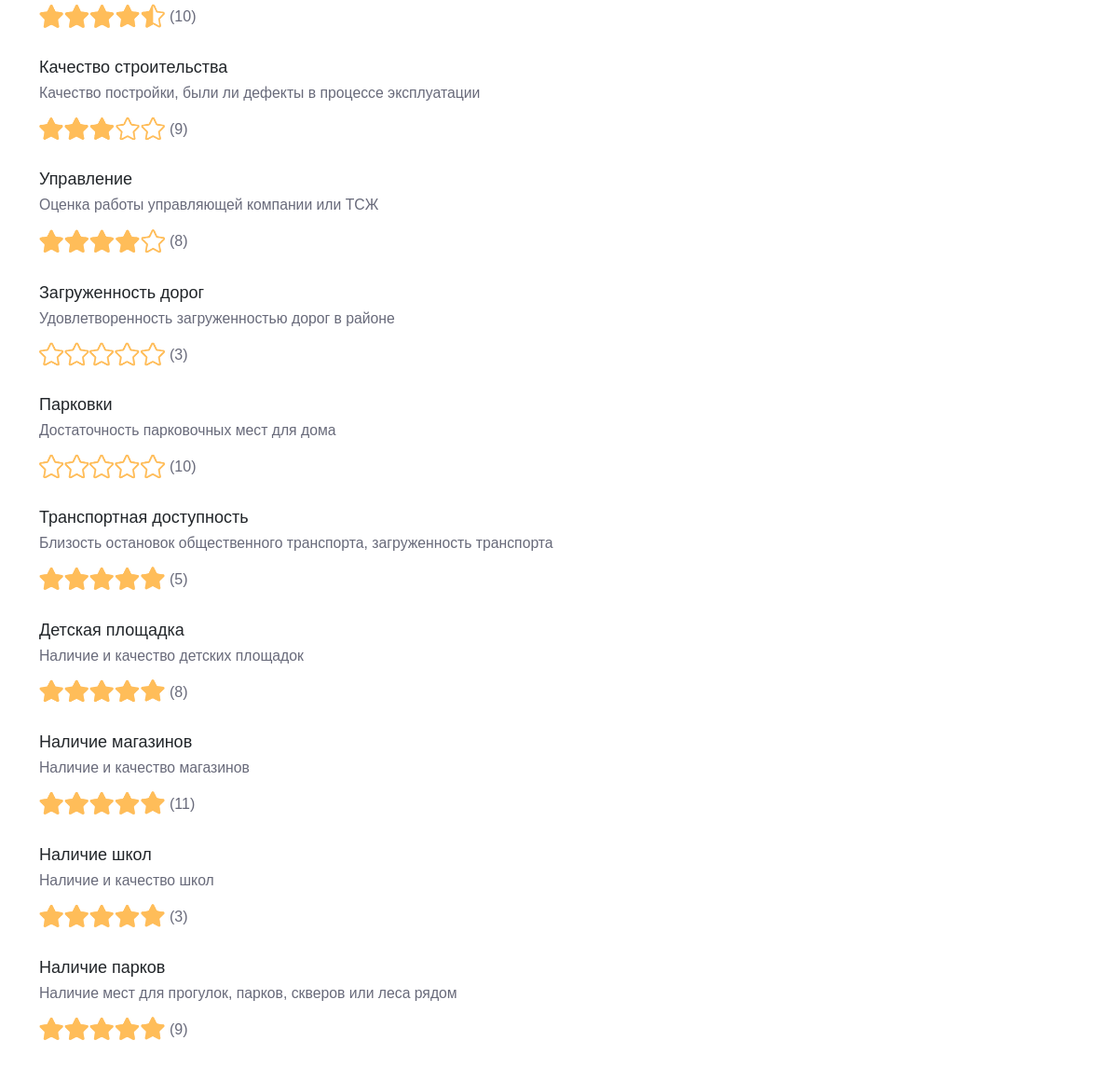
Before: /complex/1 (lower part) with the older database file.
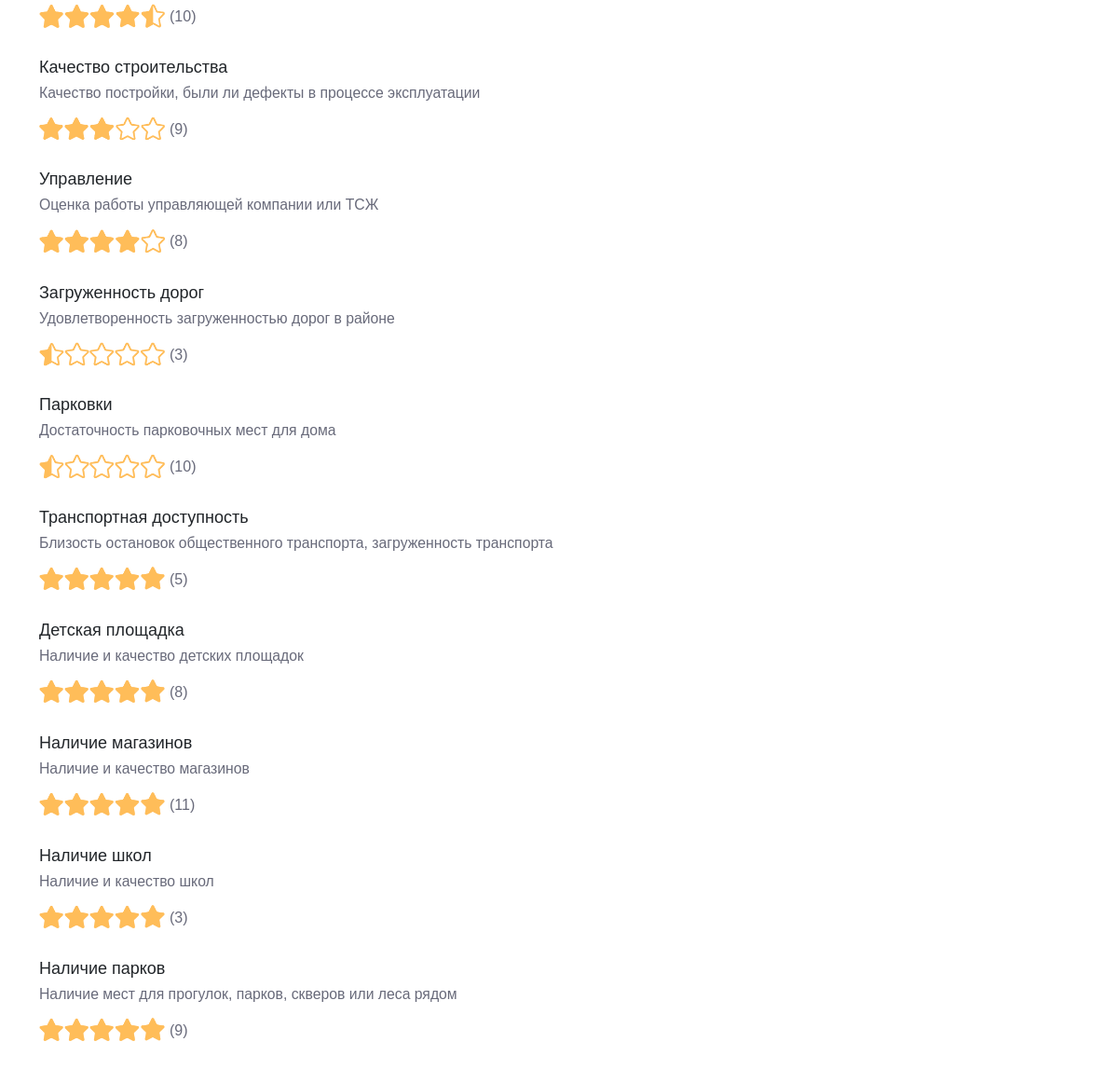
After: the same page with the newer database file.
### tables this page shows
CREATE TABLE "complex_review"
(
    complex_review_id integer not null
        primary key autoincrement,
    complex_id        integer
        references complex
            on delete cascade,
    district          text,
    construction      text,
    administration    text,
    playground        text,
    transport         text,
    shop              text,
    school            text,
    park              text,
    roads             text,
    parking           text
, district_count integer, construction_count integer, administration_count integer, playground_count integer, transport_count integer, shop_count integer, school_count integer, park_count integer, roads_count integer, parking_count integer);

### app.py (the view)
@app.route('/complex/<int:complex_id>')
def complex(complex_id):
    complex = get_complex(complex_id)
    return render_template('post.html', complex=complex)

### app.py (called while the page is built)
def get_db_connection():
    conn = sqlite3.connect('database.db')
    conn.row_factory = sqlite3.Row
    return conn

def get_complex(complex_id):
    conn = get_db_connection()
    complex = conn.execute('SELECT * FROM complex INNER JOIN complex_review ON complex.id = complex_review.complex_id INNER JOIN company ON company.company_id = complex.company WHERE complex.id = ?',
                           (complex_id,)).fetchone()
    conn.close()
    if complex is None:
        abort(404)
    return complex

### templates/post.html (shortened to what this page needs)
<!doctype html>
<html lang="en">
<head>
    <link href="https://cdn.jsdelivr.net/npm/bootstrap@5.2.3/dist/css/bootstrap.min.css" rel="stylesheet"
>
    <link rel="stylesheet" href="/static/css.css">
</head>
<body>
<div class="container">
    <div class="general-description">
        <div class="ratingDescription">
            <div class="left-wrapper">
                <div class="rating-wrapper">
                    <img src="{{ complex['district'] }}" class="rating-img" alt="...">
                    <div class="count">({{ complex['district_count'] }})</div>
                </div>
                <div class="category"> Качество строительства</div>
                <div class="memo"><small>Качество постройки, были ли дефекты в процессе эксплуатации </small></div>
                <div class="rating-wrapper">
                    <img src="{{ complex['construction'] }}" class="rating-img" alt="...">
                    <div class="count">({{ complex['construction_count'] }})</div>
                </div>
                <div class="category"> Управление </div>
                <div class="memo"><small>Оценка работы управляющей компании или ТСЖ</small></div>
                <div class="rating-wrapper">
                    <img src="{{ complex['administration'] }}" class="rating-img" alt="...">
                    <div class="count">({{ complex['administration_count'] }})</div>
                </div>
                <div class="category"> Загруженность дорог</div>
                <div class="memo"><small>Удовлетворенность загруженностью дорог в районе</small></div>
                <div class="rating-wrapper">
                    <img src="{{ complex['roads'] }}" class="rating-img" alt="...">
                    <div class="count">({{ complex['roads_count'] }})</div>
                </div>
                <div class="category"> Парковки</div>
                <div class="memo"><small>Достаточность парковочных мест для дома</small></div>
                <div class="rating-wrapper">
                    <img src="{{ complex['parking'] }}" class="rating-img" alt="...">
                    <div class="count">({{ complex['parking_count'] }})</div>
                </div>
            </div>
            <div class="right-wrapper">
                <div class="category"> Транспортная доступность</div>
                <div class="memo"><small>Близость остановок общественного транспорта, загруженность транспорта</small></div>
                <div class="rating-wrapper">
                    <img src="{{ complex['transport'] }}" class="rating-img" alt="...">
                    <div class="count">({{ complex['transport_count'] }})</div>
                </div>
                <div class="category"> Детская площадка</div>
                <div class="memo"><small>Наличие и качество детских площадок</small></div>
                <div class="rating-wrapper">
                    <img src="{{ complex['playground'] }}" class="rating-img" alt="...">
                    <div class="count">({{ complex['playground_count'] }})</div>
                </div>
                <div class="category"> Наличие магазинов</div>
                <div class="memo"><small>Наличие и качество магазинов</small></div>
                <div class="rating-wrapper">
                    <img src="{{ complex['shop'] }}" class="rating-img" alt="...">
                    <div class="count">({{ complex['shop_count'] }})</div>
                </div>
                <div class="category"> Наличие школ</div>
                <div class="memo"><small>Наличие и качество школ</small></div>
                <div class="rating-wrapper">
                    <img src="{{ complex['school'] }}" class="rating-img" alt="...">
                    <div class="count">({{ complex['school_count'] }})</div>
                </div>
                <div class="category"> Наличие парков</div>
                <div class="memo"><small>Наличие мест для прогулок, парков, скверов или леса рядом</small></div>
                <div class="rating-wrapper">
                    <img src="{{ complex['park'] }}" class="rating-img" alt="...">
                    <div class="count">({{ complex['park_count'] }})</div>
                </div>
            </div>
        </div>
    </div>
</div>
</body>
</html>

### static/css.css (style rules this page uses)
.rating-img { width: 135px; }
.general-description { margin-right: 20px; margin-top: 30px; font-family: "dinpro", sans-serif; padding-top: 30px; }
.ratingDescription { font-size: 18px; display: flex; justify-content: space-between; }
.left-wrapper { flex-basis: 500px; }
.right-wrapper { flex-basis: 500px; }
.memo { color: rgb(104, 106, 122); font-family: "dinpro", sans-serif; }
.rating-wrapper { display: flex; margin-bottom: 25px; margin-top: 10px; color: rgb(104, 106, 122); font-family: "dinpro", sans-serif; }
.count { padding-top: 4px; padding-left: 5px; font-size: 16px; }
@media (max-width: 1400px) { .ratingDescription { font-size: 18px; display: flex; flex-direction: column; } }
@media (max-width: 1400px) { .general-description { margin-right: 0; margin-top: 30px; } }

Changed rows visible on the page:
changed complex_review: roads: a different picture; parking: a different picture
